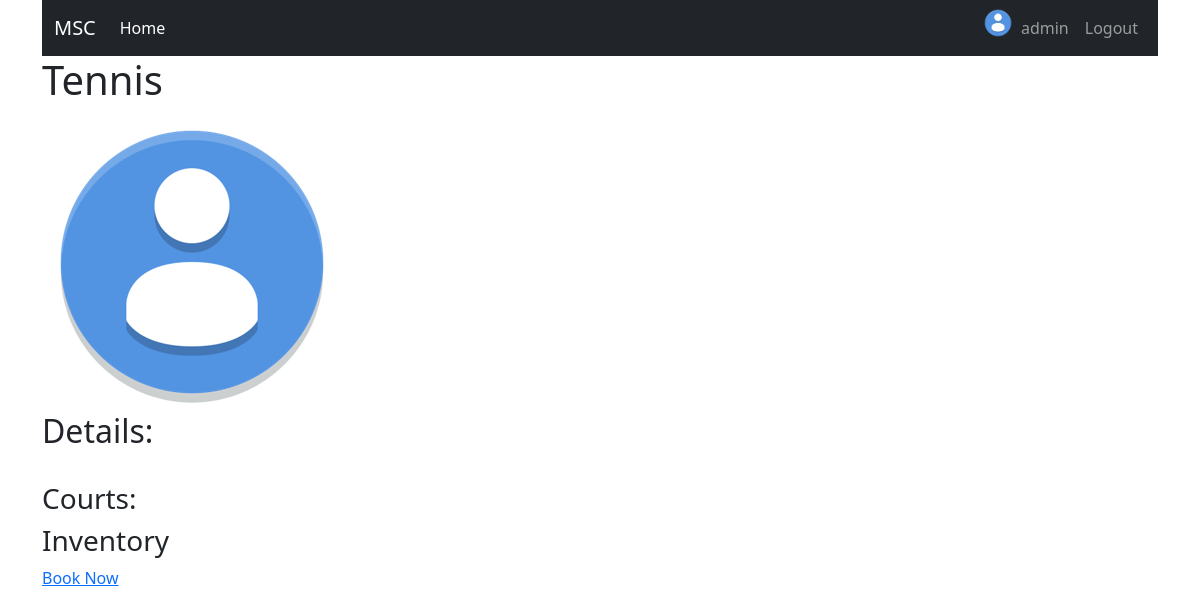
Screenshot of /sport/tennis/ (signed in) with the database file from the repository.
### users/models.py (models this page shows, shortened)
class User(AbstractUser):
    username = models.CharField(max_length=255, null=True, default='', unique=True)
    email = models.EmailField(unique=True)
    avatar = models.ImageField(default='default.png', upload_to='profile_pics')
    USERNAME_FIELD = 'username'
    REQUIRED_FIELDS = ['email']
    class Meta:
        verbose_name = 'User'
        verbose_name_plural = 'Users'

### sports/models.py (models this page shows, shortened)
class Sport(models.Model):
    name = models.CharField(max_length=255, null=True, default="", unique=True)
    code = models.CharField(max_length=10, null=True, default="", unique=True)
    image = models.ImageField(default='default.png', upload_to='sport_pics')
    class Meta:
        verbose_name = 'Sport'
        verbose_name_plural = 'Sports'

### sports/views.py (the view)
# urls.py: path('sport/<slug:sport>/', sport_views.SportPage, name='sport_page'),
@login_required
def SportPage(request, sport):
    game = Sport.objects.get(code=sport)
    return render(request, 'sports/sport_page.html', {'game':game})

### sports/templates/sports/sport_page.html (shortened to what this page needs)
{% extends "users/base.html" %}
{% load crispy_forms_tags %}
{% block content %}
    <h1>{{ game.name }}</h1>
    <img src="{{ game.image.url }}" alt="game image" width="300">
    <h2>Details:</h2>
    <br>
    <h3>Courts:</h3>
    <h3>Inventory</h3>
    <a class="ml-2" href="book/">Book Now</a>
{% endblock content %}

### users/templates/users/base.html (shortened to what this page needs)
{% load static %}
<!doctype html>
<html lang="en">
  <head>
    <link href="https://cdn.jsdelivr.net/npm/bootstrap@5.2.0/dist/css/bootstrap.min.css" rel="stylesheet">
  </head>
  <body>
    <div class="container">
      <nav class="navbar sticky-top navbar-expand-lg navbar-dark bg-dark">
        <div class="container-fluid">
          <a class="navbar-brand" href="https://tinyurl.com/3wcyvb7x">MSC</a>
          <div class="collapse navbar-collapse" id="navbarSupportedContent">
            <ul class="navbar-nav me-auto mb-2 mb-lg-0">
              <li class="nav-item">
                <a class="nav-link active" aria-current="page" href="{% url 'home' %}">Home</a>
              </li>
            </ul>
            <div class="navbar-nav">
              {% if user.is_authenticated %}
                <a href="{% url 'profile' %}"><img src="{{ user.avatar.url }}" alt="user-image" width="30" class="image-fluid image-thumbnail rounded-circle account-img"></a>
                <a class="nav-item nav-link" href="{% url 'profile' %}">{{ user.username }}</a>
                <a class="nav-item nav-link" href="{% url 'logout' %}">Logout</a>
              {% else %}
                <a class="nav-item nav-link" href="{% url 'login' %}">Login</a>
                <a class="nav-item nav-link" href="{% url 'register' %}">Register</a>
              {% endif %}
            </div>
          </div>
        </div>
      </nav>
      {% block content %}{% endblock %}
    </div>
  </body>
</html>

### rows the page displays
User: avatar (placeholder picture), username "admin"
Sport: name "Tennis", image (placeholder picture)
